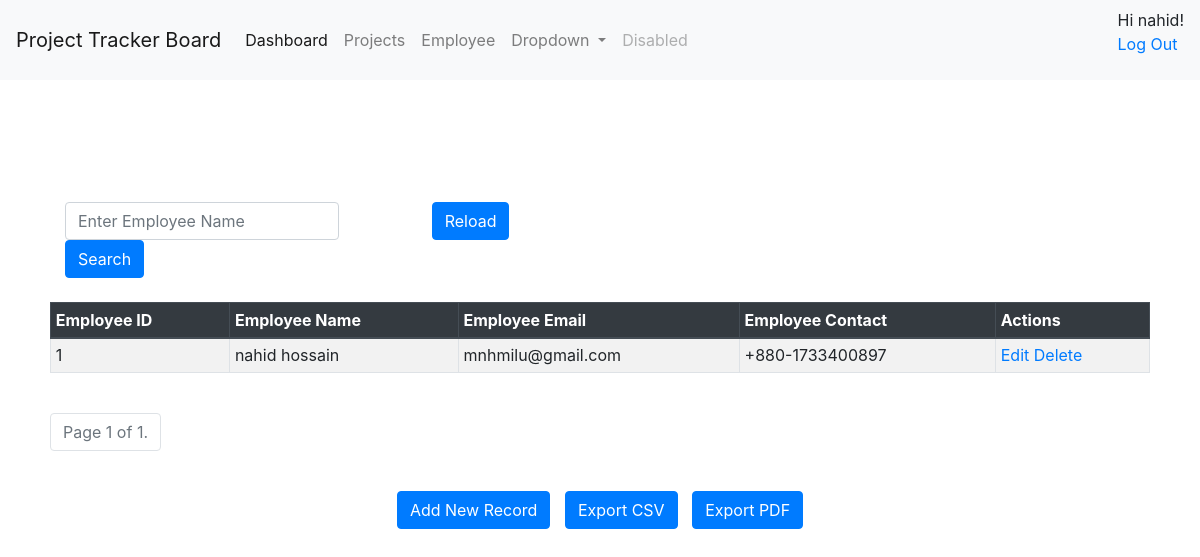
The page /employee/show (signed in) on the database its author committed.
### employee/models.py (models this page shows)
class Employee(models.Model):
    eid = models.CharField(max_length=20)
    ename = models.CharField(max_length=100)
    eemail = models.EmailField()
    econtact = models.CharField(max_length=15)
    class Meta:
        managed = True
        db_table = "employee"

### employee/views.py (the view)
# urls.py: path('employee/show', views.employee_lookup, name='employee_lookup'),
@login_required
def employee_lookup(request):
    ename_query = request.GET.get('ename', '')
    logger.warning("-------------> Employee lookup called")
    employees = Employee.objects.filter(ename__icontains=ename_query)
    paginator = Paginator(employees, 5)  # 10 employees per page
    page_number = request.GET.get('page')
    employees = paginator.get_page(page_number)
    return render(request, 'employee/show.html', {'employees': employees})

### employee/templates/employee/show.html (shortened to what this page needs)
{% extends "base.html" %}
{% block content %}
<div >
  <div class="container mt-5">
    <div class="row">
      <div class="col-md-4">
        <form class="form-inline" method="get">
          <div class="form-group">
            <input type="text" class="form-control" name="ename" placeholder="Enter Employee Name" value="{{ request.GET.ename }}">
          </div>
          <button type="submit" class="btn btn-primary">Search</button>
        </form>
      </div>
      <div class="col-md-2">
        <form class="form-inline" method="get" action="{% url 'reload' %}">
          <button type="submit" class="btn btn-primary">Reload</button>
        </form>
      </div>
    </div>
  </div>
<table class="table table-striped table-bordered table-sm">
  <thead class="thead-dark">
    <tr>
      <th>Employee ID</th>
      <th>Employee Name</th>
      <th>Employee Email</th>
      <th>Employee Contact</th>
      <th>Actions</th>
    </tr>
  </thead>
  <tbody>
    {% for employee in employees %}
    <tr>
      <td>{{ employee.eid }}</td>
      <td>{{ employee.ename }}</td>
      <td>{{ employee.eemail }}</td>
      <td>{{ employee.econtact }}</td>
      <td>
        <a href="/employee/edit/{{ employee.id }}"
          ><span class="glyphicon glyphicon-pencil">Edit</span></a
        >
        <a href="/employee/delete/{{ employee.id }}">Delete</a>
      </td>
    </tr>
    {% endfor %}
  </tbody>
</table>
<br />
<div class="pagination">
  <ul class="pagination justify-content-center">
    <li class="page-item disabled">
      <span class="page-link">
        Page {{ employees.number }} of {{ employees.paginator.num_pages }}.
      </span>
    </li>
  </ul>
</div>
<br />
<div style="text-align: center;">
  <a href="/employee/emp" class="btn btn-primary" style="margin-right: 10px;">Add New Record</a>
  <a href="/employee/export" class="btn btn-primary" style="margin-right: 10px;">Export CSV</a>
  <a href="/employee/exportpdf" class="btn btn-primary">Export PDF</a>
</div>
</div>
{% endblock %}

### employee/templates/base.html (shortened to what this page needs)
<!DOCTYPE html>
<html lang="en">
  <head>
    <link
      rel="stylesheet"
      href="https://maxcdn.bootstrapcdn.com/bootstrap/4.5.2/css/bootstrap.min.css"
    />
  </head>
  <body>
    <nav class="navbar navbar-expand-lg navbar-light bg-light">
      <a class="navbar-brand" href="#">Project Tracker Board</a>
      <div class="collapse navbar-collapse" id="navbarSupportedContent">
        <ul class="navbar-nav mr-auto">
          <li class="nav-item active">
            <a class="nav-link" href="/dashboard"
              >Dashboard <span class="sr-only">(current)</span></a
            >
          </li>
          <li class="nav-item">
            <a class="nav-link" href="/project/index">Projects</a>
          </li>
          <li class="nav-item">
            <a class="nav-link" href="/employee/show">Employee</a>
          </li>
          <li class="nav-item dropdown">
            <a
              class="nav-link dropdown-toggle"
              href="#"
              id="navbarDropdown"
              role="button"
              data-toggle="dropdown"
              aria-haspopup="true"
              aria-expanded="false"
            >
              Dropdown
            </a>
          </li>
          <li class="nav-item">
            <a class="nav-link disabled" href="#">Disabled</a>
          </li>
        </ul>
        <div>
          {% if user.is_authenticated %} Hi {{ user.username }}!
          <p><a href="{% url 'logout' %}">Log Out</a></p>
          {% else %}
          <p>You are not logged in</p>
          <a href="{% url 'login' %}">Log In</a>
          {% endif %}
        </div>
      </div>
    </nav>
    <div id="content" style="padding: 50px">
      {% block content %}
      {% endblock %}
    </div>
  </body>
</html>

### rows shown on the page
Employee: eid "1", ename "nahid hossain", eemail "mnhmilu@gmail.com", econtact "+880-1733400897"

### other values the page prints
{{ user.username }} "nahid"
{{ employees.number }} "1"
{{ employees.paginator.num_pages }} "1"
